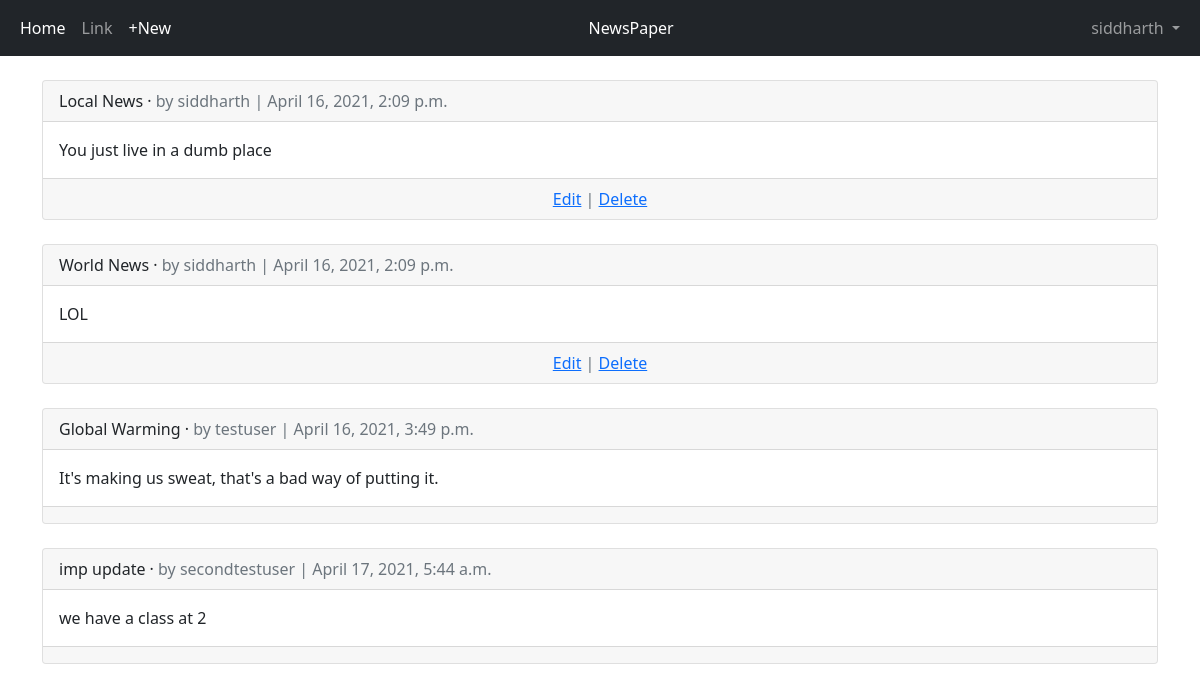
The page /articles/ (signed in) on the database its author committed.
### users/models.py (models this page shows)
class CustomUser(AbstractUser):
    age=models.PositiveIntegerField(null=True, blank=True)

### articles/models.py (models this page shows, shortened)
class Article(models.Model):
    title = models.CharField(max_length=255)
    body = models.TextField()
    date = models.DateTimeField(auto_now_add = True)
    author = models.ForeignKey(
        get_user_model(),
        on_delete=models.CASCADE,
    )

### articles/views.py (the view)
# urls.py: path('', ArticleListView.as_view(), name='article_list'),
class ArticleListView(LoginRequiredMixin,ListView):
    model = Article
    template_name = 'article_list.html'
    login_url = 'login'

### templates/article_list.html (shortened to what this page needs)
{% extends 'base.html' %}
{% block content %}
<br>
{% for article in object_list %}
<div class="card">
    <div class="card-header">
        <span class="font-weight-bold">{{ article.title }}</span> &middot;
        <span class="text-muted">by {{ article.author }} |
            {{ article.date }}</span>
    </div>
    <div class="card-body">
        {{ article.body }}
    </div>
    <div class="card-footer text-center text-muted">
        {% if user.is_authenticated and user == article.author %}
        <a href="{% url 'article_edit' article.pk %}">Edit</a> | <a href="{% url 'article_delete' article.pk %}">Delete</a>
        {% endif %}
    </div>
</div>
<br/>
{% endfor %}
{% endblock content %}

### templates/base.html (shortened to what this page needs)
<!doctype html>
<html lang="en">
<head>
  <link href="https://cdn.jsdelivr.net/npm/bootstrap@5.0.0-beta3/dist/css/bootstrap.min.css" rel="stylesheet"
>
</head>
<body>
  <nav class="navbar navbar-expand-lg navbar-dark bg-dark">
    <div class="container-fluid">
      <div class="collapse navbar-collapse" id="navbarSupportedContent">
        <ul class="navbar-nav me-auto mb-2 mb-lg-0">
          <li class="nav-item">
            <a class="nav-link active" aria-current="page" href="{% url 'home' %}">Home</a>
          </li>
          <li class="nav-item">
            <a class="nav-link" href="#">Link</a>
          </li>
          {% if user.is_authenticated %}
          <li class="nav-item">
            <a class="nav-link active" aria-current="page" href="{% url 'article_new' %}">+New</a>
          </li>
          {% endif %}
        </ul>
        <ul class="navbar-nav me-auto mb-2 mb-lg-0">
          <li class="nav-item"><a class="nav-link active" aria-current="page" href="{% url 'article_list' %}">NewsPaper</a></li>
      </ul>
        {% if user.is_authenticated %}
        <ul class="navbar-nav ml-auto mb-2 mb-lg-0">
          <li class="nav-item dropdown">
            <a class="nav-link dropdown-toggle" href="#" id="navbarDropdown" role="button" data-bs-toggle="dropdown"
              aria-expanded="false">
              {{ user.username }}
            </a>
          </li>
        </ul>
        {% else %}
        <form class="form-inline ml-auto">
          <a href="{% url 'login' %}" class="btn btn-outline-secondary">
            Log In</a>
          <a href="{% url 'signup' %}" class="btn btn-primary ml-3">Sign Up</a>
        </form>
        {% endif %}
      </div>
    </div>
  </nav>
  <div class=container>
    {% block content %}
    {% endblock %}
  </div>
</body>
</html>

### rows shown on the page
CustomUser: username "siddharth"
Article: title "Local News", author "siddharth", date "April 16, 2021, 2:09 p.m.", body "You just live in a dumb place", shows "Edit"
Article: title "World News", author "siddharth", date "April 16, 2021, 2:09 p.m.", body "LOL", shows "Edit"
Article: title "Global Warming", author "testuser", date "April 16, 2021, 3:49 p.m.", body "It's making us sweat, that's a bad way of putting it."
Article: title "imp update", author "secondtestuser", date "April 17, 2021, 5:44 a.m.", body "we have a class at 2"
